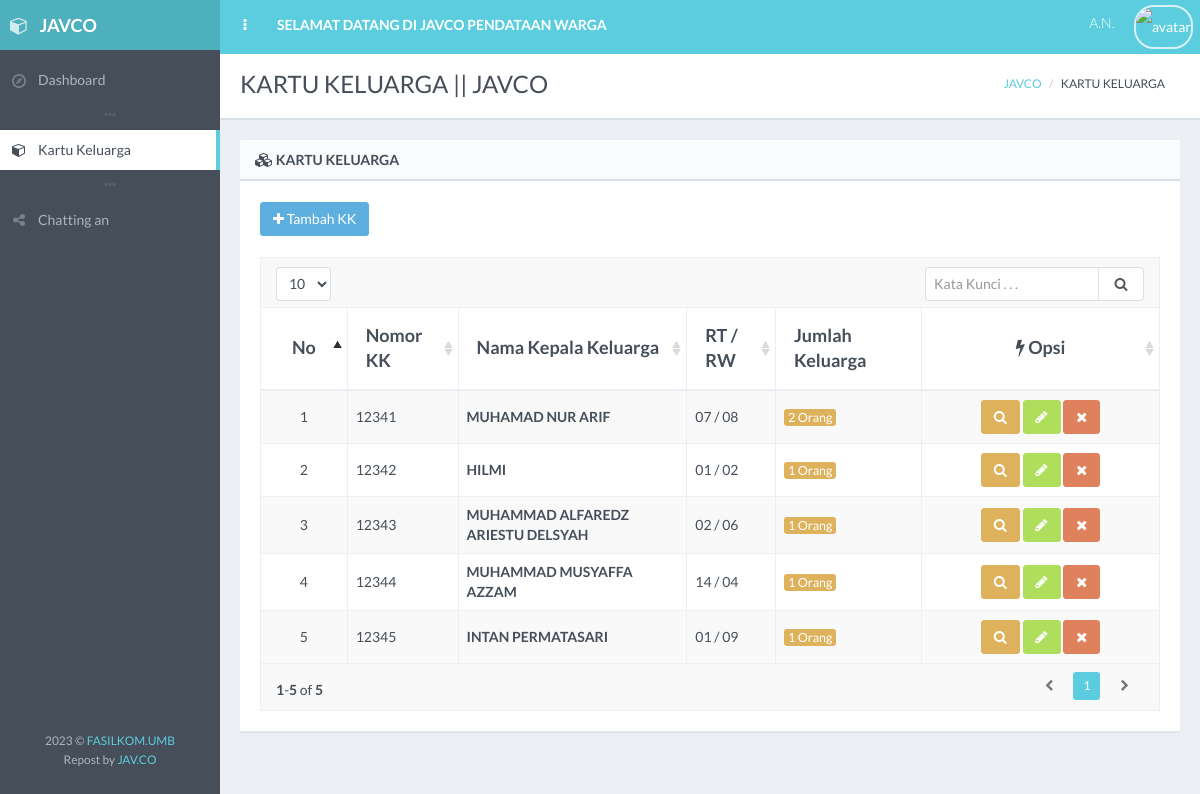
Page /kk/index.php on the committed database.
### tables this page shows
CREATE TABLE `kk` (
  `id_kk` varchar(10) DEFAULT NULL,
  `no_kk` varchar(50) NOT NULL DEFAULT '',
  `alamat` varchar(30) DEFAULT NULL,
  `desa` varchar(30) DEFAULT NULL,
  `kecamatan` varchar(30) DEFAULT NULL,
  `kabupaten` varchar(30) DEFAULT NULL,
  `kode_pos` varchar(10) DEFAULT NULL,
  `provinsi` varchar(30) DEFAULT NULL,
  `rt` varchar(5) DEFAULT NULL,
  `rw` varchar(5) DEFAULT NULL,
  `kepala_keluarga` varchar(50) DEFAULT NULL,
  `status` varchar(1) DEFAULT NULL
);

CREATE TABLE `penduduk` (
  `nik` varchar(100) NOT NULL,
  `nama` varchar(150) DEFAULT NULL,
  `tempat_lahir` varchar(50) DEFAULT NULL,
  `tanggal_lahir` varchar(10) DEFAULT NULL,
  `jk` enum('L','P') DEFAULT NULL,
  `golongan_darah` varchar(5) DEFAULT NULL,
  `pekerjaan` text DEFAULT NULL,
  `pendidikan` varchar(10) NOT NULL,
  `status_perkawinan` enum('KAWIN','BELUM KAWIN') NOT NULL,
  `kewarganegaraan` varchar(50) DEFAULT NULL,
  `id_agama` varchar(30) DEFAULT NULL,
  `id_klasifikasi` varchar(20) NOT NULL,
  `no_kk` varchar(50) DEFAULT NULL,
  `foto` text DEFAULT NULL,
  `about` text DEFAULT NULL,
  `username` varchar(20) NOT NULL,
  `password` text NOT NULL,
  `status` int(1) DEFAULT NULL
);

### koneksi.php (called while the page is built)
<?php
$_mysqli = new mysqli("localhost", "root", "", "pendataan-penduduk");
return $_mysqli;

### login/login.php (called while the page is built, shortened)
<?php
	class Login
	{
		public function get_profil(){
	        include ("../koneksi.php");
	        $aa = $_SESSION['userdata'];
	        $u = $_mysqli->query("SELECT * FROM penduduk, hak_akses, hak_akses_user
	                                WHERE penduduk.nik = hak_akses_user.nik
	                                AND hak_akses.id_akses = hak_akses_user.id_akses
	                                AND penduduk.nik = '$aa'");
	        $sesi = mysqli_fetch_array($u);
	        return $sesi;
	    }
	}
 ?>

### kk/kk.php (called while the page is built, shortened)
<?php
class KK
{
    public function get_kk(){
        include ('../koneksi.php');
        $kk = $_mysqli->query("SELECT * FROM kk");
        return $kk;
    }
    public function get_id(){
        include ('../koneksi.php');
        $dok = $_mysqli->query("SELECT MAX(id_kk) + 1 as id_new FROM kk");
        $id_kk = mysqli_fetch_array($dok);
        return $id_kk;
    }
}
 ?>

### kk/index.php (the view, shortened to what this page needs)
<!DOCTYPE html>
<?php
include ('kk.php');
$new = new KK();
$kk = $new->get_kk();
$level = $_SESSION['level'];
if ($level == 'admin') {
    $menu = "../menu.php";
}else{
    $menu = "../menu_user.php";
}
$profil = "../profil.php";
$title = "KARTU KELUARGA || JAVCO";
 ?>
 <html class="no-js" lang="en">
    <head>
        <link rel="stylesheet" href="../assets/css/bootstrap.min.css">
        <link rel="stylesheet" href="../assets/css/plugins.css">
        <link rel="stylesheet" href="../assets/css/main.css">
        <link rel="stylesheet" href="../assets/css/themes.css">
    </head>
    <body>
        <div id="page-wrapper" class="page-loading">
            <div id="page-container" class="header-fixed-top sidebar-visible-lg-full">
                <?php include $menu; ?>
                <div id="main-container">
                    <header class="navbar navbar-inverse navbar-fixed-top">
                        <ul class="nav navbar-nav-custom">
                            <li>
                                <a href="javascript:void(0)" onclick="App.sidebar('toggle-sidebar');this.blur();">
                                    <i class="fa fa-ellipsis-v fa-fw animation-fadeInRight" id="sidebar-toggle-mini"></i>
                                </a>
                            </li>
                            <li class="hidden-xs animation-fadeInQuick">
                                <a href="../pilihan.php"><strong>SELAMAT DATANG DI JAVCO PENDATAAN WARGA</strong></a>
                            </li>
                        </ul>
                            <?php include $profil; ?>
                    </header>
                    <div id="page-content">
                        <div class="content-header">
                            <div class="row">
                                <div class="col-sm-6">
                                    <div class="header-section">
                                        <h1><?php echo $title; ?></h1>
                                    </div>
                                </div>
                                <div class="col-sm-6 hidden-xs">
                                    <div class="header-section">
                                        <ul class="breadcrumb breadcrumb-top">
                                            <li><a href="../dashboard">JAVCO</a></li>
                                            <li>KARTU KELUARGA</li>
                                        </ul>
                                    </div>
                                </div>
                            </div>
                        </div>
                        <div class="block full">
                            <div class="block-title">
                                <h2><i class="fa fa-cubes sidebar-nav-icon"></i> KARTU KELUARGA</h2>
                            </div>
                            <a href="#modal-fade" title="Tambah kk" class="btn btn-effect-ripple btn-info" data-toggle="modal"><i class="fa fa-plus"></i> Tambah KK</a>
                            <br>
                            <br>
                            <div class="table-responsive">
                                <table id="example-datatable" class="table table-striped table-bordered table-vcenter">
                                    <thead>
                                        <tr>
                                            <th class="text-center" style="width: 50px;">No</th>
                                            <th>Nomor KK</th>
                                            <th>Nama Kepala Keluarga</th>
                                            <th>RT / RW</th>
                                            <th>Jumlah Keluarga</th>
                                            <th class="text-center" style="width: 200px;"><i class="fa fa-flash"></i> Opsi</th>
                                        </tr>
                                    </thead>
                                    <tbody>
                                    <?php $no=0; foreach ($kk as $row): $no++?>
                                        <tr>
                                            <td class="text-center"><?php echo $no; ?></td>
                                            <td><?php echo $row['no_kk'];?></td>
                                            <td>
                                                <?php
                                                    include('../koneksi.php');
                                                    $id = $row['no_kk'];
                                                    $nm = $_mysqli->query("SELECT * FROM penduduk, kk
                                                                            WHERE penduduk.no_kk = kk.no_kk
                                                                            AND kk.no_kk = '$id'");
                                                    $jumlah = mysqli_num_rows($nm);
                                                    $nama   = mysqli_fetch_array($nm);
                                                    $nik    = $nama['kepala_keluarga'];
                                                    $kkk = $_mysqli->query("SELECT nama FROM penduduk
                                                                            WHERE nik = '$nik'");
                                                    $namak   = mysqli_fetch_array($kkk);
                                                        if ($jumlah < 1) {
                                                            echo "<i>KK Belum di Update</i>";
                                                        }else{
                                                            echo "<strong>".$namak['nama']."</strong>";
                                                        }
                                                ?>
                                            </td>
                                            <td><?php echo $row['rt'];?> / <?php echo $row['rw'];?></td>
                                            <td><span class="label label-warning"><?php echo $jumlah." Orang"; ?></span></td>
                                            <td class="text-center">
                                                <a href="detail.php?detail=<?php echo $row['no_kk']; ?>" data-toggle="tooltip" title="Detail <?php echo $row['no_kk']?>" class="btn btn-effect-ripple btn-warning"><i class="fa fa-search"></i></a>
                                                <a href="edit.php?edit=<?php echo $row['no_kk']; ?>" data-toggle="tooltip" title="Edit <?php echo $row['no_kk']?>" class="btn btn-effect-ripple btn-success"><i class="fa fa-pencil"></i></a>
                                                <a onclick="return confirm('Apakah Anda Yakin Ingin Menghapus <?php echo $row['no_kk'] ?> ? , DATA PENDUDUK DALAM KK <?php echo $row['no_kk'] ?> JUGA AKAN TERHAPUS');" href="?hapus=<?php echo $row['no_kk']; ?>" data-toggle="tooltip" title="Hapus <?php echo $row['no_kk']?>" class="btn btn-effect-ripple btn-danger"><i class="fa fa-times"></i></a>
                                            </td>
                                        </tr>
                                    <?php endforeach; ?>
                                    </tbody>
                                </table>
                            </div>
                        </div>
                    </div>
                </div>
            </div>
        </div>
    </body>
</html>

### menu_user.php
<div id="sidebar">
    <div id="sidebar-brand" class="themed-background">
        <a href="../pilihan.php" class="sidebar-title">
            <i class="fa fa-cube"></i> <span class="sidebar-nav-mini-hide"><strong>JAVCO</strong></span>
        </a>
    </div>
    <div id="sidebar-scroll">
        <div class="sidebar-content">
            <ul class="sidebar-nav">
                <li>
                    <a href="../pilihan.php" class="<?php if ($_SESSION['aktif'] == 'dashboard') {
                                                           echo "active";
                                                       } ?>"><i class="gi gi-compass sidebar-nav-icon"></i><span class="sidebar-nav-mini-hide">Dashboard</span></a>
                </li>
                <li class="sidebar-separator">
                    <i class="fa fa-ellipsis-h"></i>
                </li>
                <?php
                   $detail = $_SESSION['userdata'];
                   include('../koneksi.php');
                   $tampil = $_mysqli->query("SELECT no_kk FROM penduduk WHERE nik = '$detail'");
                   $tam = mysqli_fetch_array($tampil);
                   ?>
                <li>
                    <a href="../kk/detail.php?detail=<?php echo $tam['no_kk']; ?>" class="<?php if ($_SESSION['aktif'] == 'penduduk' or $_SESSION['aktif'] == 'kk') {
                                                                                               echo "active";
                                                                                           } ?>"><i class="fa fa-cube sidebar-nav-icon"></i><span class="sidebar-nav-mini-hide">Kartu Keluarga</span></a>
                </li>
                <li class="sidebar-separator">
                    <i class="fa fa-ellipsis-h"></i>
                </li>
                <li>
                    <a href="../pilihan.php?menu=6" class="<?php if ($_SESSION['aktif'] == 'chat') {
                                                               echo " active";
                                                           } ?>"><i class="fa fa-share-alt sidebar-nav-icon">
                        </i><span class="sidebar-nav-mini-hide">Chatting an</span>
                    </a>
                </li>
            </ul>
        </div>
    </div>
    <div id="sidebar-extra-info" class="sidebar-content sidebar-nav-mini-hide">
        <div class="text-center">
           <small><span>2023</span> &copy; <a href="https://fasilkom.mercubuana.ac.id/" target="_blank">FASILKOM.UMB</a></small>
            <small>
                <p>Repost by <a href="https://linktr.ee/jav.co" title="JAV.CO" target="_blank">JAV.CO</a></p>
            </small>
        </div>
    </div>
</div>

### profil.php (shortened to what this page needs)
<?php
    include('login/login.php');
    $x = new Login();
    $sesi = $x->get_profil();
 ?>
<ul class="nav navbar-nav-custom pull-right">
<li>
    <a href="javascript:void(0)" onclick="App.sidebar('toggle-sidebar-alt');this.blur();">
        <h5><strong><?php echo $_SESSION['level']." ".$_SESSION['userdata']; ?></strong> A.N. <strong><?php echo $sesi['nama']; ?></strong></h5>
    </a>
</li>
<li class="dropdown">
    <a href="javascript:void(0)" class="dropdown-toggle" data-toggle="dropdown">
        <img src="../foto/<?php echo $sesi['foto'];?>" alt="avatar">
    </a>
</li>
</ul>

### rows in the picture
kk: no_kk "12341", penduduk.nama "MUHAMAD NUR ARIF", rt "07", rw "08", jumlah "2"
kk: no_kk "12342", penduduk.nama "HILMI", rt "01", rw "02", jumlah "1"
kk: no_kk "12343", penduduk.nama "MUHAMMAD ALFAREDZ ARIESTU DELSYAH", rt "02", rw "06", jumlah "1"
kk: no_kk "12344", penduduk.nama "MUHAMMAD MUSYAFFA AZZAM", rt "14", rw "04", jumlah "1"
kk: no_kk "12345", penduduk.nama "INTAN PERMATASARI", rt "01", rw "09", jumlah "1"

### other values in the picture
$title "KARTU KELUARGA || JAVCO"
